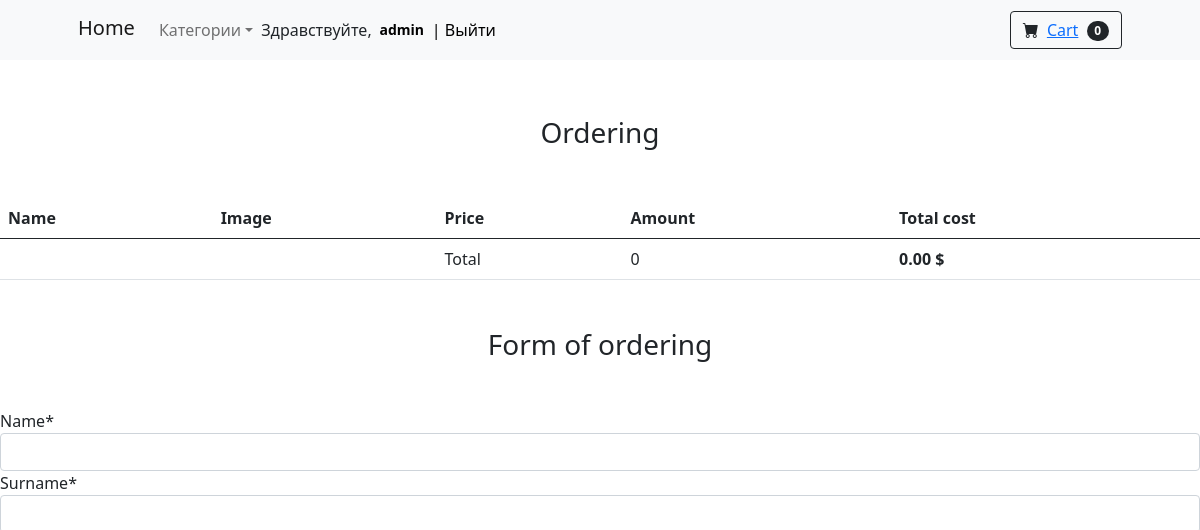
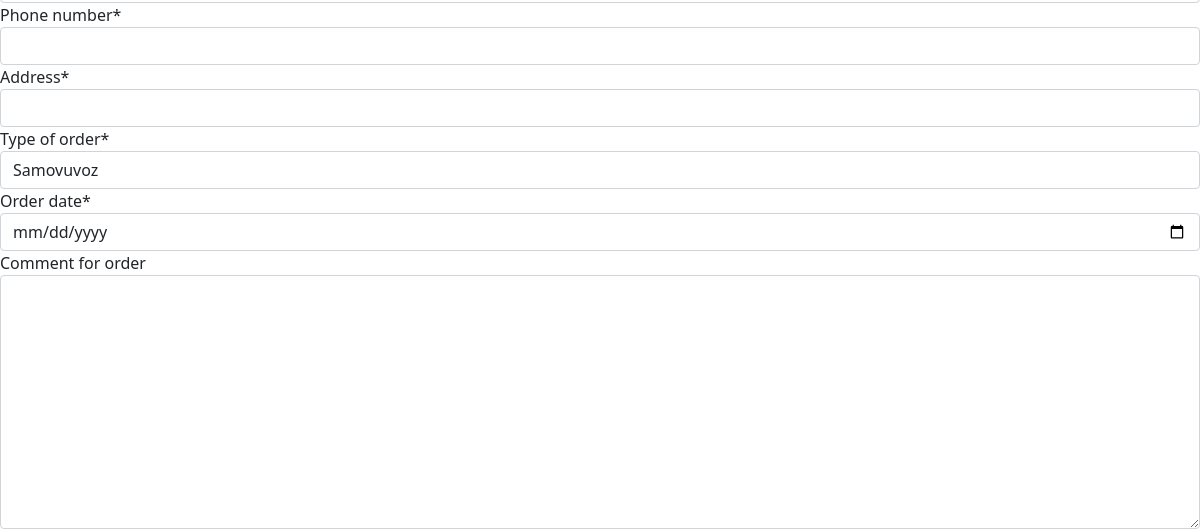
/checkout/ (signed in, upper part), run on an earlier commit of the app's database (2 pictures, top to bottom).
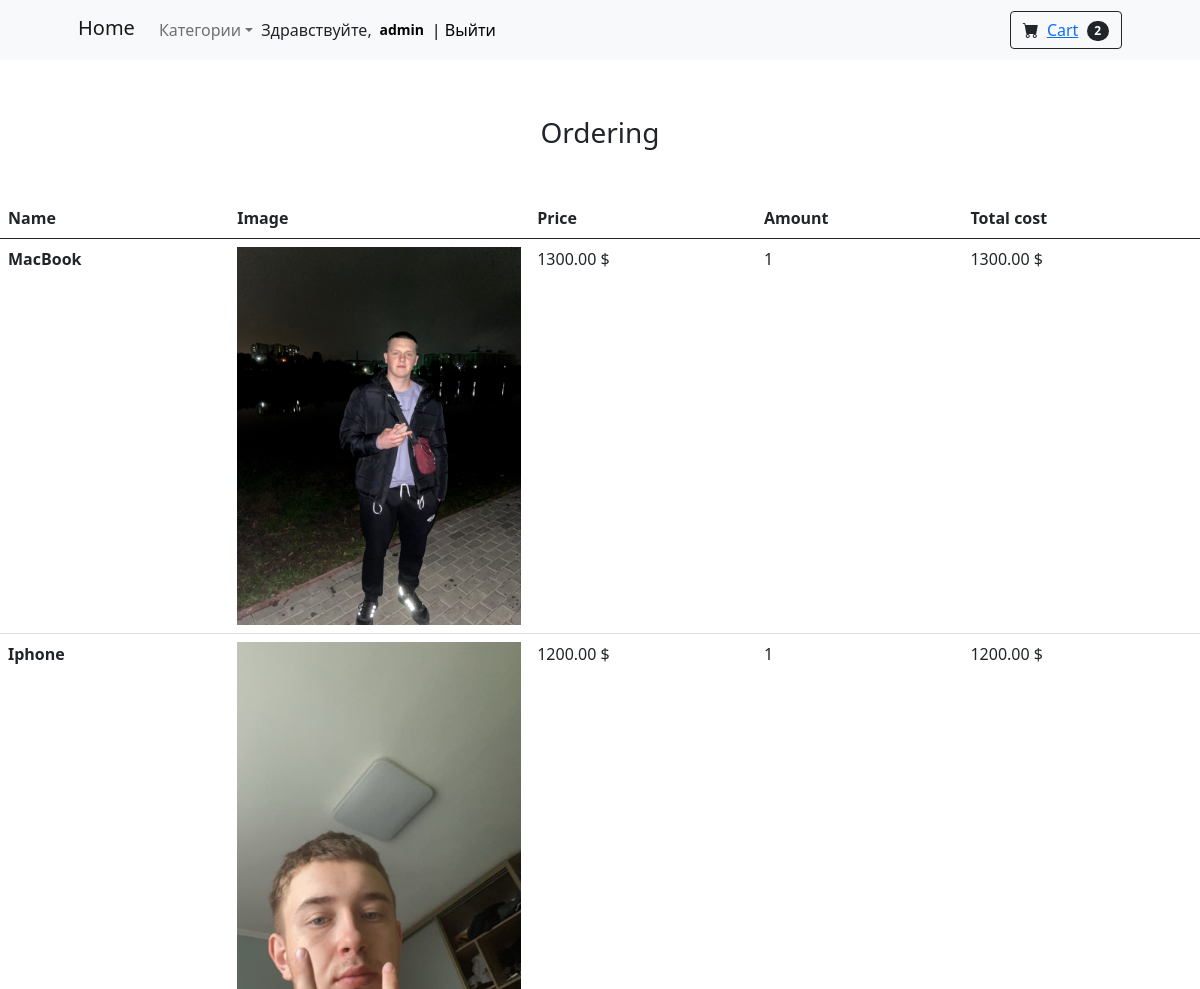
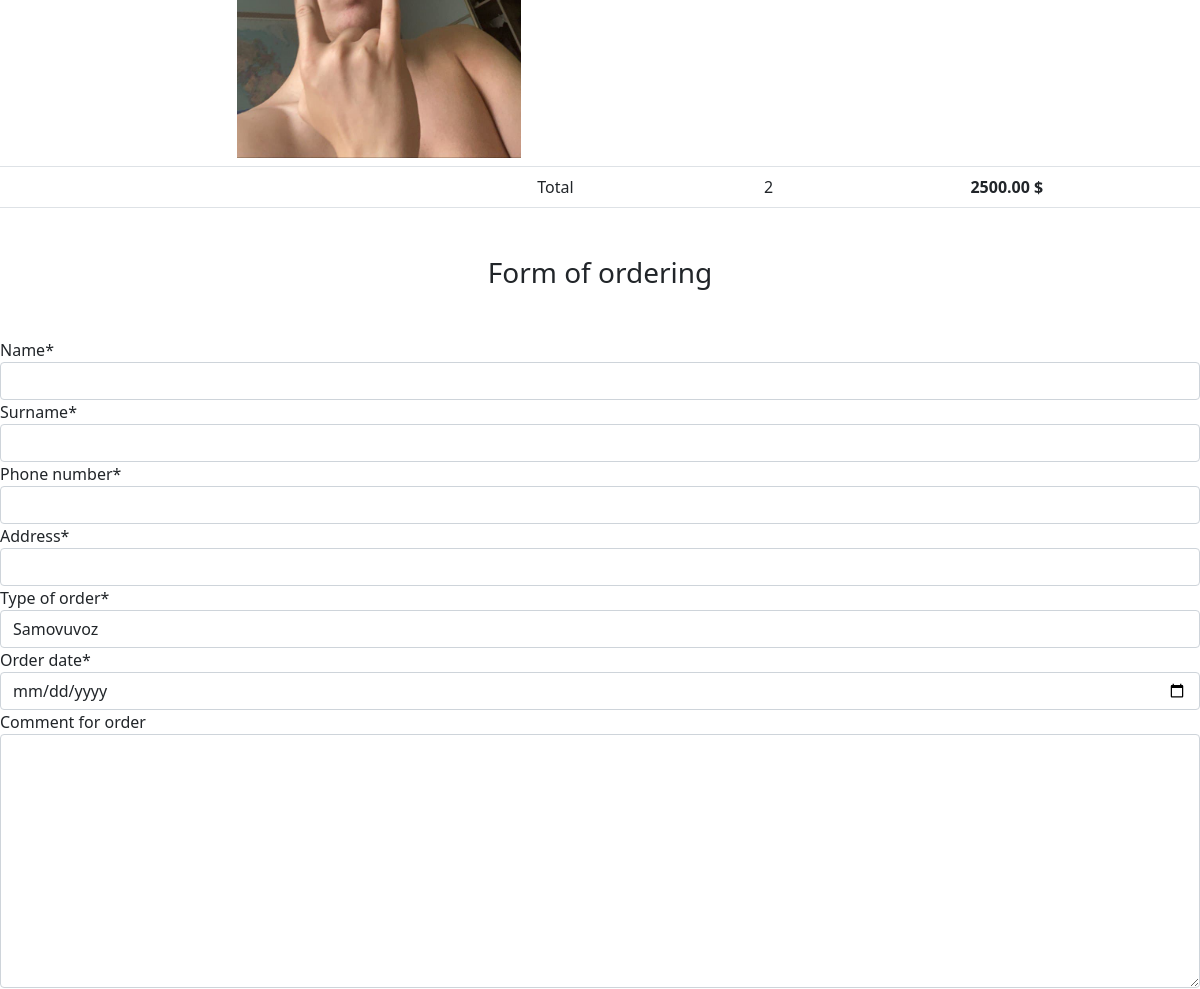
And on a later commit of the database (2 pictures, top to bottom).
### mainapp/models.py (models this page shows, shortened)
class Cart(models.Model):
    owner = models.ForeignKey("Customer", null=True, verbose_name="Owner", on_delete=models.CASCADE)
    products = models.ManyToManyField(CartProduct, blank=True, related_name="related_cart")
    total_products = models.PositiveIntegerField(default=0)
    final_price = models.DecimalField(max_digits=10, default=0, decimal_places=2, verbose_name="Total price")
    in_order = models.BooleanField(default=False)
    for_anonymous_user = models.BooleanField(default=False)

class CartProduct(models.Model):
    user = models.ForeignKey("Customer", verbose_name="Customer", on_delete=models.CASCADE)
    cart = models.ForeignKey("Cart", verbose_name="Cart", on_delete=models.CASCADE, related_name="related_products")
    product = models.ForeignKey(Product, verbose_name="Product", on_delete=models.CASCADE)
    qty = models.PositiveIntegerField(default=1)
    final_price = models.DecimalField(max_digits=10, decimal_places=2, verbose_name="Total price")

class Product(models.Model):
    MIN_RESOLUTION = (0, 0)
    MAX_RESOLUTION = (8000, 8000)
    category = models.ForeignKey(Category, verbose_name="Category", on_delete=models.CASCADE)
    title = models.CharField(max_length=256, verbose_name="Name of product")
    slug = models.SlugField(max_length=256)
    image = models.ImageField(upload_to="products/%Y/%m/%d", blank=True, verbose_name="Image")
    description = models.TextField(blank=True, verbose_name="Description")
    price = models.DecimalField(max_digits=10, decimal_places=2, verbose_name="Price")
    features = models.ManyToManyField("specs.ProductFeatures", blank=True, related_name='features_for_product')
    available = models.BooleanField(default=True)
    created = models.DateTimeField(auto_now_add=True)
    updated = models.DateTimeField(auto_now=True)

### mainapp/views.py (the view)
# urls.py: path("checkout/", CheckoutView.as_view(), name="checkout"),
class CheckoutView(CartMixin, View):
    def get(self, request, *args, **kwargs):
        categories = Category.objects.all()
        form = OrderForm(request.POST or None)
        context = {
            "cart": self.cart,
            "form": form,
            "categories": categories
        }
        return render(request, "checkout.html", context)

### mainapp/forms.py (shortened to what this page needs)
class OrderForm(forms.ModelForm):
    order_date = forms.DateField(widget=forms.TextInput(attrs={'type': 'date'}))
    class Meta:
        model = Order
        fields = (
            "first_name", "last_name", "phone", "address", "baying_type", "order_date", "comment"
        )

### mainapp/mixins.py (called while the page is built)
    def dispatch(self, request, *args, **kwargs):
        if request.user.is_authenticated:
            customer = Customer.objects.filter(user=request.user).first()
            if not customer:
                customer = Customer.objects.create(
                    user=request.user
                )
            cart = Cart.objects.filter(owner=customer, in_order=False).first()
            if not cart:
                cart = Cart.objects.create(owner=customer)
        else:
            cart = Cart.objects.filter(for_anonymous_user=True).first
            if not cart:
                cart = Cart.objects.create(for_anonymous_user=True)
        self.cart = cart
        return super().dispatch(request, *args, **kwargs)

### mainapp/models.py (called while the page is built)
    def get_absolute_url(self):
        return reverse('category_detail', kwargs={'slug': self.slug})

### mainapp/templates/checkout.html (shortened to what this page needs)
{% extends 'base.html' %}
{% load crispy_forms_tags %}
{% block content %}
<h3 class="text-center mt-5 mb-5">Ordering</h3>
<table class="table">
  <thead>
    <tr>
      <th scope="col">Name</th>
      <th scope="col">Image</th>
      <th scope="col">Price</th>
      <th scope="col">Amount</th>
      <th scope="col">Total cost</th>
    </tr>
  </thead>
  <tbody>
  {% for item in cart.products.all %}
    <tr>
      <th scope="row">{{ item.product.title }}</th>
      <td class="w-25"><img src="{{ item.product.image.url }}" class="img-fluid"></td>
      <td>{{ item.product.price }} $</td>
      <td>{{ item.qty }}</td>
      <td>{{ item.final_price }} $</td>
    </tr>
  {% endfor %}
  <tr>
    <td colspan="2"></td>
    <td>Total</td>
    <td>{{ cart.total_products }}</td>
    <td><strong>{{ cart.final_price }} $</strong></td>
  </tr>
  </tbody>
</table>
<h3 class="text-center mt-5 mb-5">Form of ordering</h3>
<form action="{% url 'make_order' %}" method="POST">
  {{ form|crispy }}
</form>
{% endblock content %}

### mainapp/templates/base.html (shortened to what this page needs)
<!DOCTYPE html>
{% load static %}
<html lang="en" xmlns="http://www.w3.org/1999/html">
    <head>
        <link href="https://cdn.jsdelivr.net/npm/bootstrap-icons@1.5.0/font/bootstrap-icons.css" rel="stylesheet" />
        <link href="https://cdn.jsdelivr.net/npm/bootstrap@5.0.2/dist/css/bootstrap.min.css" rel="stylesheet">
    </head>
    <body>
        <nav class="navbar navbar-expand-lg navbar-light bg-light">
            <div class="container px-4 px-lg-5">
                <a class="navbar-brand" style="margin-bottom:4px;" href="{% url 'base' %}">Home</a>
                <div class="collapse navbar-collapse" id="navbarSupportedContent">
                    <ul class="navbar-nav">
                        <li class="nav-item dropdown">
                            <a class="nav-link dropdown-toggle" id="navbarDropdownMenuLink" href="#" role="button" data-bs-toggle="dropdown" aria-expanded="false">Категории</a>
                        </li>
                        <li class="nav-item">
                            {% if request.user.is_authenticated %}
                            <span class="navbar text text-dark">Здравствуйте, <span class="badge badge-danger">
                            <a style="text-decoration: none; font-size:14px; color:black;" href="{% url 'profile' %}">{{ request.user.username }}</a></span><a href="{% url 'logout' %}" style="color:black; text-decoration: none;">| Выйти</a> </span>{% endif %}
                        </li>
                    </ul>
                    <form class="d-flex">
                        <button class="btn btn-outline-dark" type="submit">
                            <i class="bi-cart-fill me-1"></i>
                            <a href="{% url 'cart' %}">Cart</a>
                            <span class="badge bg-dark text-white ms-1 rounded-pill">{{ cart.products.count }}</span>
                        </button>
                    </form>
                </div>
            </div>
        </nav>
        <section class="py-2">
                {% block content %} {% endblock %}
        </section>
    </body>
</html>

What changed in the data, as far as the page shows it:
changed Cart: products.count "0" → "2"; total_products "0" → "2"; final_price "0.00" → "2500.00"
added CartProduct: product "MacBook", product.image (picture), product.price "1300.00", qty "1", final_price "1300.00"
added CartProduct: product "Iphone", product.image (picture), product.price "1200.00", qty "1", final_price "1200.00"
